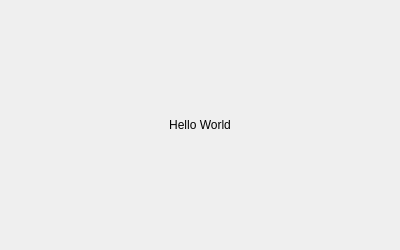
<?xml version="1.0" encoding="UTF-8"?>
<ui version="4.0">
    <class>MainWindow</class>
    <widget class="QMainWindow" name="MainWindow">
        <property name="geometry">
            <rect>
                <x>0</x>
                <y>0</y>
                <width>400</width>
                <height>250</height>
            </rect>
        </property>
        <property name="windowTitle">
            <string>Hello World</string>
        </property>
        <widget class="QWidget" name="centralWidget">
        <layout class="QVBoxLayout" name="verticalLayout">
            <item>
                <widget class="QLabel" name="labelPowitanie">
                    <property name="text">
                        <string>Hello World</string>
                    </property>
                    <property name="alignment">
                        <set>Qt::AlignCenter</set>
                    </property>
                </widget>
            </item>
        </layout>
        </widget>
    </widget>
    <resources/>
    <connections/>
</ui>
